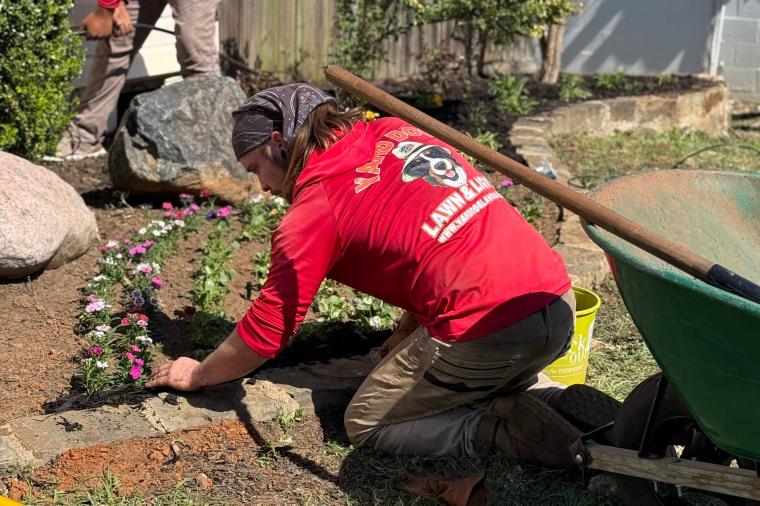
#> input picture brand_photos/1.jpg, 1520 x 1011 px (shown at 1/2 size); its folder holds 4 pictures in this run
$ python gen-web-derivatives.py ../brand_photos/1.jpg
#> lines starting #> are read from the running program, lines starting #| are printed output that depends on the picture
#!/usr/bin/env python3
"""
Generate display-size WebP derivatives for photos used on the site.

Sources in brand_photos/ are left untouched — this only writes into
brand_photos/web/<stem>-<width>.webp. Re-runnable; skips work that is
already up to date.

Why this exists: _scripts/optimize-photos.mjs caps the *originals* at
1920px / q92, which is right for an archive but leaves 0.5–1.1 MB files.
Pages need images at the size they actually render. The homepage went
from 9.25 MB to well under 1 MB with these.

Usage:  python3 _scripts/gen-web-derivatives.py [--force]
"""
import os
import sys
from PIL import Image

ROOT = os.path.dirname(os.path.dirname(os.path.abspath(__file__)))
SRC_DIR = os.path.join(ROOT, "brand_photos")
OUT_DIR = os.path.join(SRC_DIR, "web")

QUALITY = 74
FORCE = "--force" in sys.argv

# stem -> widths needed, driven by how each photo is actually rendered
PLAN = {
    # hero: full-bleed
    "8":                                                        [640, 1024, 1600],
    # service card thumbnails (~280px CSS, 2x = 560)
    "IMG_3736":                                                 [640, 1024],
    "IMG_3523":                                                 [640],
    "6":                                                        [640],
    "1":                                                        [640],
    "3":                                                        [640],
    "5":                                                        [640],
    "9":                                                        [640],
    # before/after compare panes (~560px CSS at 2x, plus mobile)
    "2026-07-08-robert-jackson-driveway-retaining-wall-before":  [640, 1100],
    "2026-07-08-robert-jackson-driveway-retaining-wall-after":   [640, 1100],
    "2026-05-17-kerrie-medlin-flagstone-patio-before":           [640, 1100],
    "2026-05-17-kerrie-medlin-flagstone-patio-after":            [640, 1100],
    "2026-04-22-logan-king-checkerboard-paver-patio-before":     [640, 1100],
    "2026-04-22-logan-king-checkerboard-paver-patio-after":      [640, 1100],
    # process thumbnails (~170px CSS)
    "IMG_3407":                                                 [420],
    "IMG_3452":                                                 [420],
    "IMG_3454":                                                 [420],
}


def main():
    os.makedirs(OUT_DIR, exist_ok=True)
    before_total = after_total = 0
    made = skipped = 0

    for stem, widths in sorted(PLAN.items()):
        src = os.path.join(SRC_DIR, stem + ".jpg")
        if not os.path.exists(src):
            print(f"  MISSING  {stem}.jpg")
            continue
        src_bytes = os.path.getsize(src)
        before_total += src_bytes
        src_mtime = os.path.getmtime(src)

        with Image.open(src) as im:
#> im is the input picture: PIL image 1520x1011 RGB; mean R, G, B 119.2, 91.5, 76.4
            im = im.convert("RGB")
            ow, oh = im.size
#> ow = 1520; oh = 1011
            for w in widths:
                out = os.path.join(OUT_DIR, f"{stem}-{w}.webp")
                if (not FORCE and os.path.exists(out)
                        and os.path.getmtime(out) >= src_mtime):
                    after_total += os.path.getsize(out)
                    skipped += 1
                    continue
                if w >= ow:
                    resized = im.copy()
                else:
                    resized = im.resize((w, round(oh * w / ow)), Image.LANCZOS)
                resized.save(out, "WEBP", quality=QUALITY, method=6)
                after_total += os.path.getsize(out)
                made += 1
#> this loop made 1 pass
#> pass 1, in main, `resized = im.resize((w, round(oh * w / ow)), Image.LANCZOS)`:
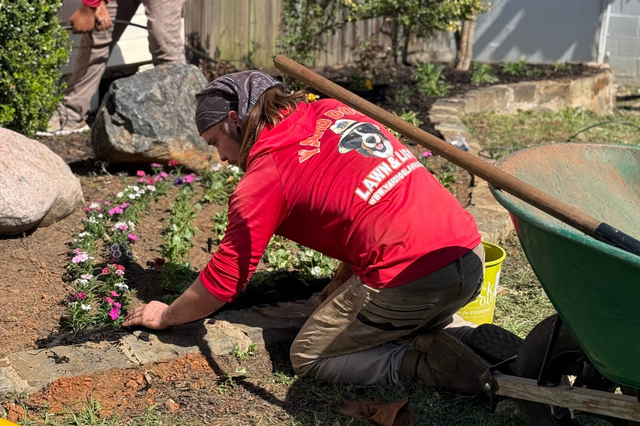
#> resized: PIL image 640x426 RGB; mean R, G, B 119.2, 91.5, 76.4
#> after the loop, after_total = 55178; made = 1; skipped = 0
        print(f"  {stem}.jpg  {src_bytes/1024:7.0f} KB  ->  "
              + ", ".join(
                  f"{w}px {os.path.getsize(os.path.join(OUT_DIR, f'{stem}-{w}.webp'))/1024:.0f} KB"
                  for w in widths))
#|   1.jpg      322 KB  ->  640px 54 KB
#> pass 3 of the loop in main, `for stem, widths in sorted(PLAN.items()):`:
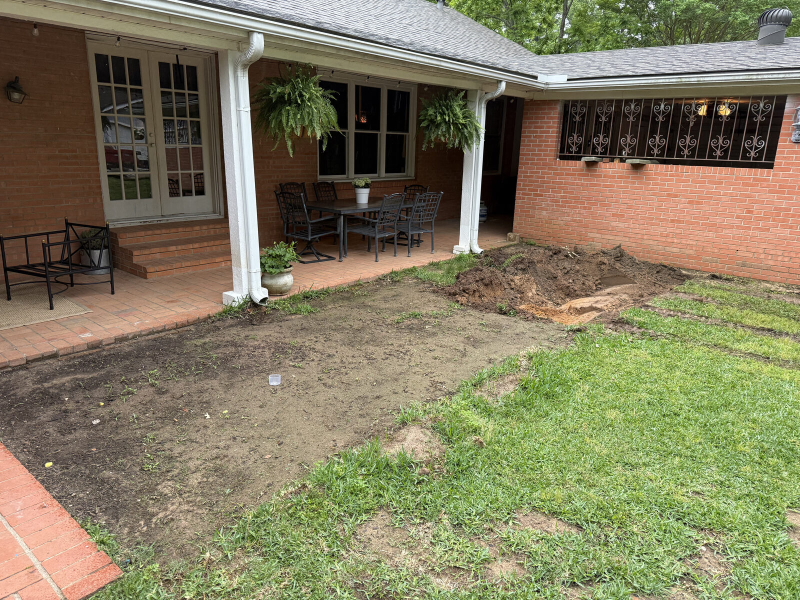
#> input picture brand_photos/2026-04-22-logan-king-checkerboard-paver-patio-before.jpg, 1600 x 1200 px (shown at 1/2 size)
#> in main, im is the input picture: PIL image 1600x1200 RGB; mean R, G, B 130.1, 124.1, 95.3
#> the loop in main, `for w in widths:` made 2 passes
#> (after_total, made) on passes 1 to 2: (131200, 2), (375032, 3)
#> pass 1, in main, `resized = im.resize((w, round(oh * w / ow)), Image.LANCZOS)`:
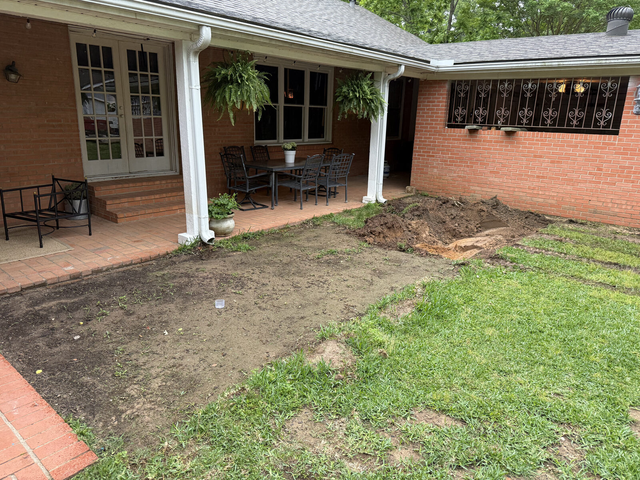
#> resized: PIL image 640x480 RGB; mean R, G, B 130.1, 124.1, 95.3
#> after the loop in main, `for w in widths:`: after_total = 375032; made = 3; skipped = 0
#|   2026-04-22-logan-king-checkerboard-paver-patio-before.jpg      758 KB  ->  640px 74 KB, 1100px 238 KB
#> the loop made 17 passes; the first 3 are shown

    print(f"\n  wrote {made} derivative(s), {skipped} already current")
    print(f"  sources {before_total/1024/1024:.2f} MB  ->  "
          f"derivatives {after_total/1024/1024:.2f} MB")


if __name__ == "__main__":
    main()
